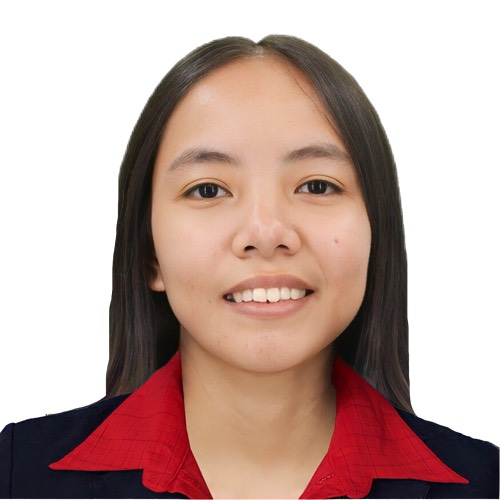
#> input picture 2X2.jpg, 500 x 500 px, found by its file name
$ jupyter execute 4B_VICTORIA_EXER3.ipynb   (shell and % lines are left out)
#> lines starting #> are read from the running program, lines starting #| are printed output that depends on the picture; after the words box and inside, x2 and y2 are one past the last pixel; in counts of white or black regions, pixels touching at a corner belong together
<a href="https://colab.research.google.com/github/LeslyVictoria2/CSST106-CS4B/blob/main/4B_VICTORIA_EXER3.ipynb" target="_parent"></a>

# **CSST106 - Perception and Computer Vision**
##**EXERCISE 3**
###**Lesly-Ann B. Victoria from BSCS-4B**

**Install necessary libraries**

**Import libraries**

[cell 1]
import cv2
import numpy as np
import matplotlib.pyplot as plt
from PIL import Image
from skimage import feature

**Load Image**

[cell 2]
image_path = '/content/drive/MyDrive/2X2.jpg'
image = Image.open(image_path)
#> image is the input picture: PIL image 500x500 RGB; mean R, G, B 191.7, 165, 158.4

**Convert the image to a NumPy array and then to a BGR format (OpenCV format) and grayscale**

[cell 3]
image = np.array(image)
image_bgr = cv2.cvtColor(image, cv2.COLOR_RGB2BGR)
gray_image = cv2.cvtColor(image_bgr, cv2.COLOR_BGR2GRAY)
plt.figure(figsize=(10, 6))
plt.imshow(gray_image, cmap='gray')
plt.title('Grayscale Image')
plt.axis('off')
plt.show()

#### **Exercise 1: Harris Corner Detection**

[cell 4]
#Apply Harris Corner Detection.
gray_image_float = np.float32(gray_image)
corners = cv2.cornerHarris(gray_image_float, blockSize=2, ksize=3, k=0.04)
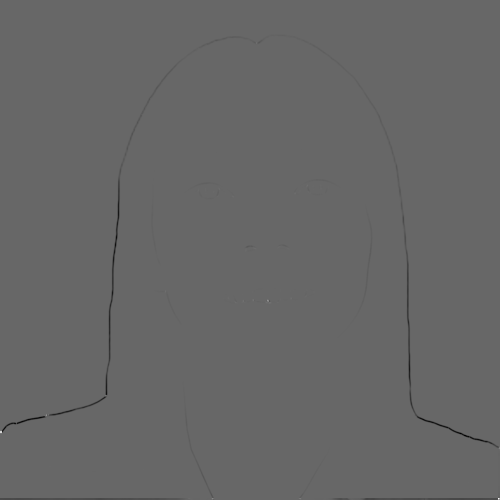
#> corners: shape (500, 500) float32; min -87305864, max 127728432, mean -283399; drawn with min black and max white

#Dilate the corners to enhance the corner points.
corners = cv2.dilate(corners, None)

#Create a mask for corners.
threshold = 0.01 * corners.max()
#> threshold = 1277284.3
image_bgr[corners > threshold] = [255, 0, 0]
#> image_bgr: shape (500, 500, 3); mean B, G, R 158.7, 164.8, 191.4

#Visualize the results.
plt.figure(figsize=(10, 6))
plt.imshow(cv2.cvtColor(image_bgr, cv2.COLOR_BGR2RGB))
plt.title('Harris Corners Detected')
plt.axis('off')
plt.show()

#### **Exercise 2: HOG (Histogram of Oriented Gradients) Feature Extraction**

[cell 5]
#Apply HOG descriptor.
hog_features, hog_image = feature.hog(
    gray_image,
    orientations=9,      #Number of orientation bins.
    pixels_per_cell=(8, 8),  #Size of each cell.
    cells_per_block=(2, 2),   #Size of blocks.
    visualize=True       #Visualize the HOG image.
)

#Rescale HOG image to 0-255 for visualization.
hog_image_rescaled = (hog_image * 255).astype(np.uint8)
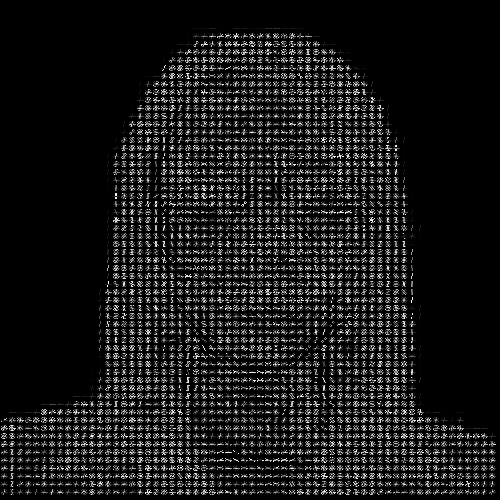
#> hog_image_rescaled: shape (500, 500); min 0, max 255, mean 25.5

#Visualize the original image and HOG features.
plt.figure(figsize=(10, 6))

#Original Image.
plt.subplot(1, 2, 1)
plt.imshow(image)
plt.title('Original Image')
plt.axis('off')

#HOG Features.
plt.subplot(1, 2, 2)
plt.imshow(hog_image_rescaled, cmap='gray')
plt.title('HOG Features')
plt.axis('off')
plt.show()

#### **Exercise 3: FAST (Features from Accelerated Segment Test) Keypoint Detection**

[cell 6]
#Initialize the FAST detector.
fast = cv2.FastFeatureDetector_create()

#Detect keypoints.
keypoints = fast.detect(gray_image, None)
#> keypoints = 897 keypoints; strongest (x, y, size): (105, 394, 7), (267, 300, 7), (46, 414, 7), (252, 300, 7)

#Draw the keypoints on the image.
image_with_keypoints = cv2.drawKeypoints(image_bgr, keypoints, None, color=(0, 255, 0))

#Visualize the original image and the keypoints.
plt.figure(figsize=(10, 6))

#Original Image.
plt.subplot(1, 2, 1)
plt.imshow(image)
plt.title('Original Image')
plt.axis('off')

#Image with Keypoints.
plt.subplot(1, 2, 2)
plt.imshow(cv2.cvtColor(image_with_keypoints, cv2.COLOR_BGR2RGB))
plt.title('FAST Keypoints Detected')
plt.axis('off')
plt.show()
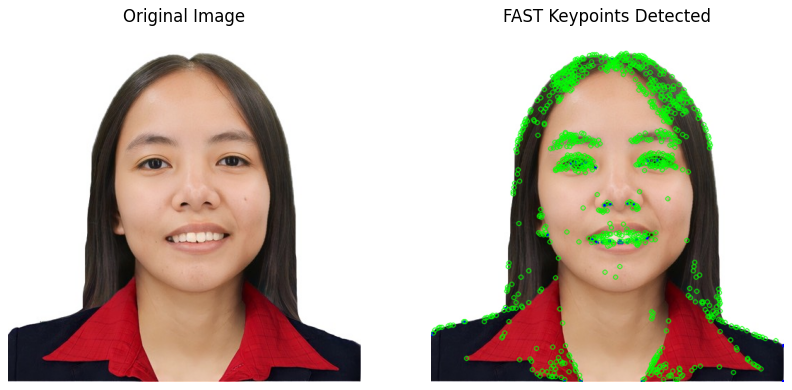
#> figure drawn by matplotlib, 2 panels

#### **Exercise 4: Feature Matching using ORB and FLANN**

[cell 7]
#Load the two images using PIL.
image_path1 = '/content/drive/MyDrive/aiah.jpg'
image_path2 = '/content/drive/MyDrive/jennie.jpg'
image1 = Image.open(image_path1)
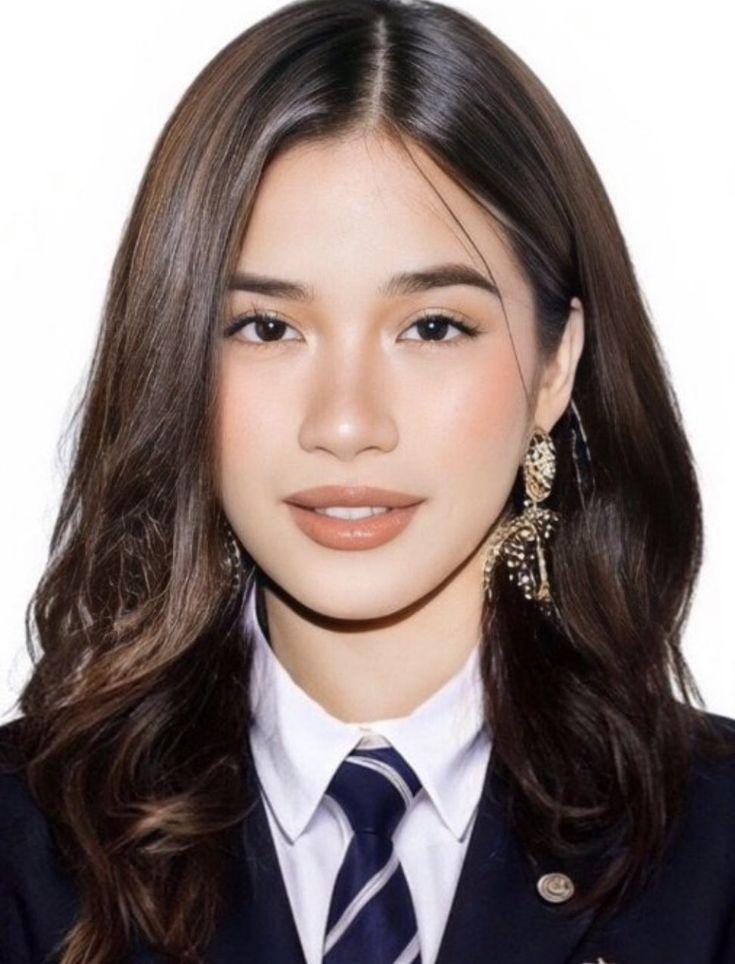
#> input picture 4B-VICTORIA-EXER3/4B-VICTORIA-EXER3-images/aiah.jpg, 735 x 964 px, found by its file name
#> image1 is the input picture: PIL image 735x964 RGB; mean R, G, B 135.3, 121.4, 118.6
image2 = Image.open(image_path2)
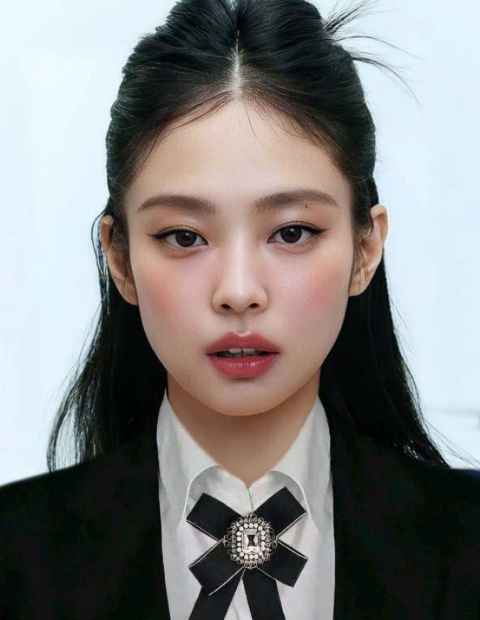
#> input picture 4B-VICTORIA-EXER3/4B-VICTORIA-EXER3-images/jennie.jpg, 960 x 1239 px, found by its file name (shown at 1/2 size)
#> image2 is the input picture: PIL image 960x1239 RGB; mean R, G, B 129.7, 128.8, 128

#Convert the images to NumPy arrays and then to BGR format (OpenCV format).
image1 = np.array(image1)
image2 = np.array(image2)
image1_bgr = cv2.cvtColor(image1, cv2.COLOR_RGB2BGR)
image2_bgr = cv2.cvtColor(image2, cv2.COLOR_RGB2BGR)

#Resize the images to the same size.
height, width = image1_bgr.shape[:2]
#> height = 964; width = 735
image2_bgr = cv2.resize(image2_bgr, (width, height))
#> image2_bgr: shape (964, 735, 3)

#Initialize ORB detector.
orb = cv2.ORB_create()

#Detect keypoints and compute descriptors for both images.
keypoints1, descriptors1 = orb.detectAndCompute(image1_bgr, None)
#> keypoints1 = 500 keypoints; strongest (x, y, size): (525, 502, 31), (509, 563, 37.2), (546, 535, 31), (524, 502, 37.2)
keypoints2, descriptors2 = orb.detectAndCompute(image2_bgr, None)
#> keypoints2 = 500 keypoints; strongest (x, y, size): (364, 846, 31), (372, 866, 31), (374, 818, 31), (363, 838, 31)

#Create FLANN matcher.
FLANN_INDEX_LSH = 6
index_params = dict(algorithm=FLANN_INDEX_LSH, table_number=6, key_size=12, multi_probe_level=1)
search_params = dict(checks=50)
flann = cv2.FlannBasedMatcher(index_params, search_params)

#Match features between the two images.
matches = flann.knnMatch(descriptors1, descriptors2, k=2)
#> matches = 500 matches

#Store good matches using the Lowe's ratio test.
good_matches = []
for m, n in matches:
    if m.distance < 0.7 * n.distance:
        good_matches.append(m)
#> after the loop, good_matches = 3 matches

#Draw matches on the images.
matched_image = cv2.drawMatches(image1_bgr, keypoints1, image2_bgr, keypoints2, good_matches, None,
                                 flags=cv2.DrawMatchesFlags_NOT_DRAW_SINGLE_POINTS)
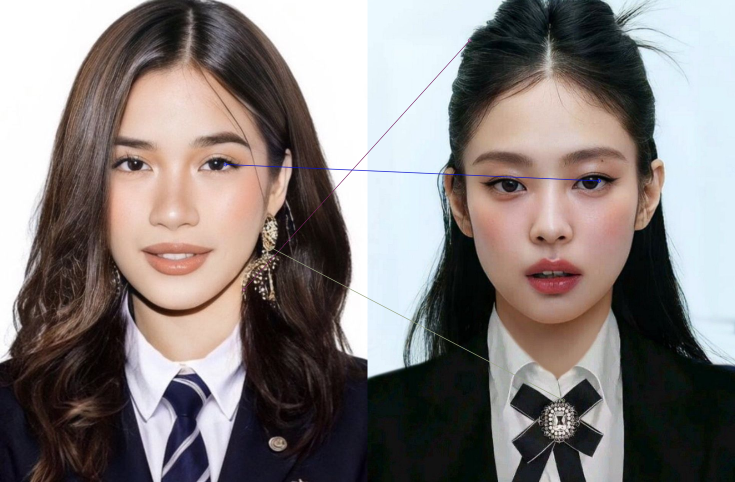
#> matched_image: shape (964, 1470, 3) (shown at 1/2 size); mean B, G, R 123.3, 124.9, 132.3

#Visualize the matched features.
plt.figure(figsize=(10, 6))
plt.imshow(cv2.cvtColor(matched_image, cv2.COLOR_BGR2RGB))
plt.title('Matched Features using ORB and FLANN')
plt.axis('off')
plt.show()

#### **Exercise 5: Image Segmentation using Watershed Algorithm**

[cell 8]
#Apply thresholding to create a binary image.
_, binary_image = cv2.threshold(gray_image, 127, 255, cv2.THRESH_BINARY_INV)
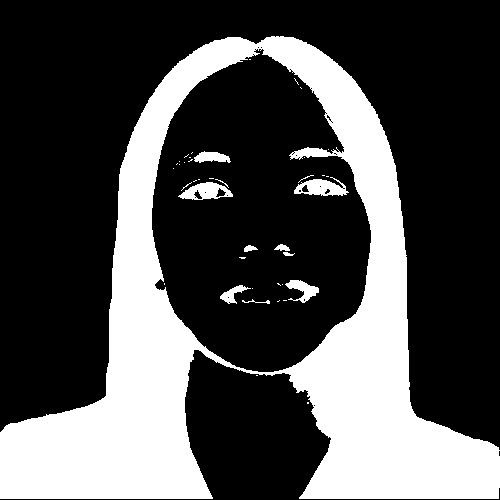
#> binary_image: shape (500, 500); 30.3% white; 41 white regions (31 under 20 px), largest, box (x1, y1, x2, y2) and area: (0, 36, 500, 499) 73352, (294, 177, 349, 196) 611, (178, 182, 233, 200) 567

#Remove noise and prepare for Watershed.
kernel = np.ones((3, 3), np.uint8)
dilated_image = cv2.dilate(binary_image, kernel, iterations=2)
#> dilated_image: shape (500, 500); 34.1% white; 10 white regions, largest, box (x1, y1, x2, y2) and area: (0, 34, 500, 500) 80210, (292, 173, 351, 198) 1171, (176, 176, 235, 202) 1167
dist_transform = cv2.distanceTransform(dilated_image, cv2.DIST_L2, 5)
_, sure_fg = cv2.threshold(dist_transform, 0.7 * dist_transform.max(), 255, 0)
#> sure_fg: shape (500, 500) float32; 1.4% white; 2 white regions, box (x1, y1, x2, y2) and area: (0, 462, 140, 500) 2746, (377, 478, 445, 500) 793

#Find unknown region.
sure_fg = np.uint8(sure_fg)
unknown = cv2.subtract(dilated_image, sure_fg)
#> unknown: shape (500, 500); 32.7% white; 10 white regions, largest, box (x1, y1, x2, y2) and area: (0, 34, 500, 500) 76671, (292, 173, 351, 198) 1171, (176, 176, 235, 202) 1167

#Label markers.
ret, markers = cv2.connectedComponents(sure_fg)
#> markers: shape (500, 500) int32; 3 distinct labels, from 0 to 2
#> ret = 3
markers = markers + 1
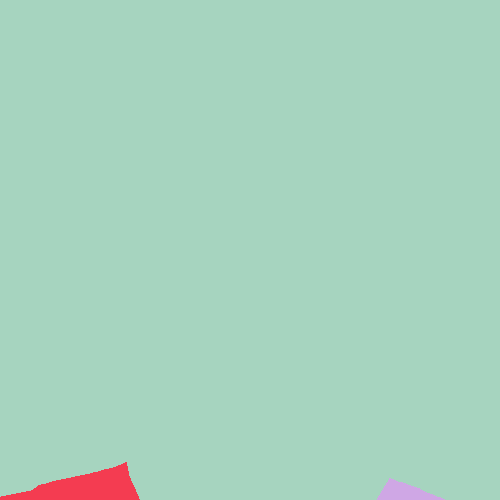
#> markers: shape (500, 500) int32; 3 distinct labels, from 1 to 3; one colour per label, 0 black

#Mark the unknown regions with zero.
markers[unknown == 300] = 0

#Apply the Watershed algorithm.
markers = cv2.watershed(image_bgr, markers)
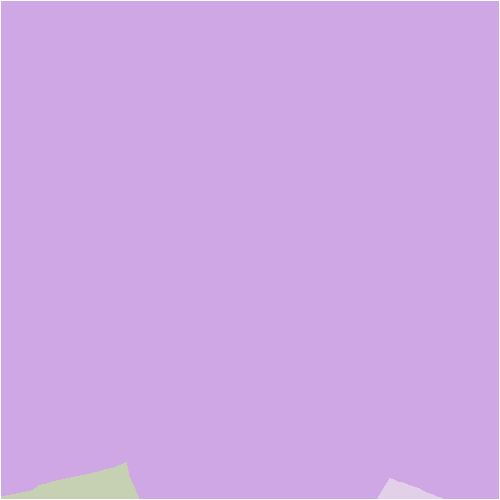
#> markers: shape (500, 500) int32; 4 distinct labels, from -1 to 3; one colour per label, 0 black, -1 white
image_bgr[markers == -1] = [0, 0, 255]
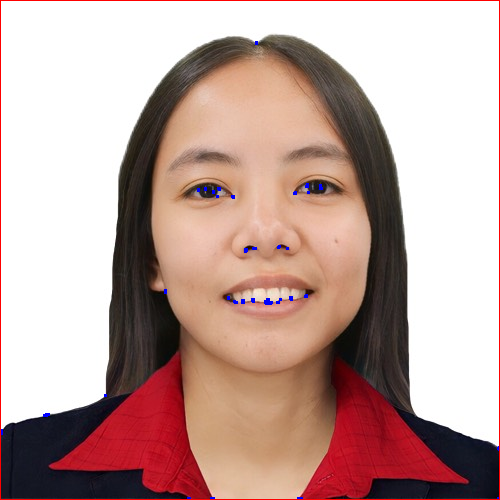
#> image_bgr: shape (500, 500, 3); mean B, G, R 156.8, 162.9, 191.6

#Visualize the segmented regions.
plt.figure(figsize=(10, 6))
plt.imshow(cv2.cvtColor(image_bgr, cv2.COLOR_BGR2RGB))
plt.title('Segmented Image using Watershed Algorithm')
plt.axis('off')
plt.show()
